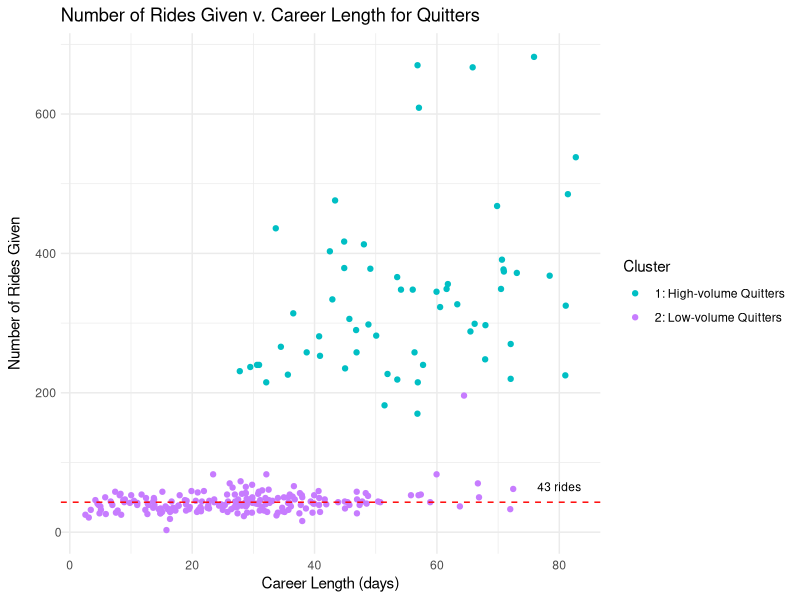
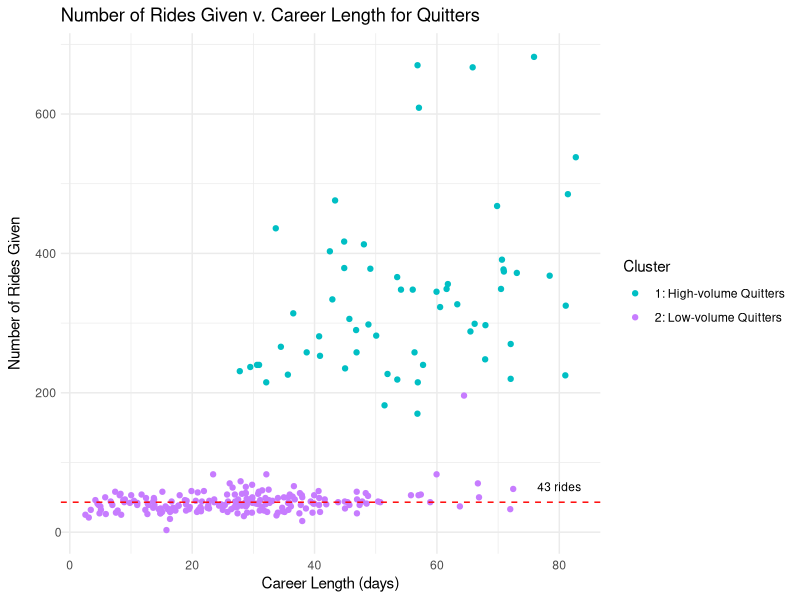

Here is the R script that generated these plots, in order:
## ---- chunk 1
require(tidyverse)
## ---- chunk 2
full <- read_csv("data/full.csv", col_types = cols(timestamp = col_datetime(format = "%Y-%m-%d%.%H:%M:%S%.")))
full

driver_attributes <- read_csv("data/driver_attributes_complete.csv")
driver_attributes
## ---- chunk 3
quitter_attributes <- driver_attributes %>% 
  filter(quit_within_90_days == T) %>% 
  select(-quit_within_90_days) %>% 
  mutate(lifetime_earnings = number_of_rides_given * average_earnings_per_ride)
  
quitter_attributes
## ---- chunk 4
average_quitter_earnings <- quitter_attributes %>% 
  summarise(`Average Lifetime Value of Quitters (USD)` = round(mean(lifetime_earnings),2))
average_quitter_earnings
## ---- chunk 5
quitter_attributes %>%
  summarise(
    `Average Earnings per Ride (USD)` = round(mean(average_earnings_per_ride), 2),
    
    `Average Ride Distance (miles)` = round(mean(average_ride_distance) * 0.000621371, 2),
    
    `Average Ride Duration (mins)` = round(mean(average_ride_duration) / 60 , 2),
    
    `Average Eagerness` = round(mean(scaled_average_eagerness), 2),
    
    `Average Responsiveness` = round(mean(scaled_average_response_time_ranking), 2),
    
    `Number of Rides Given` = round(mean(number_of_rides_given), 2),
    
    `Average Prime Time Weighted by Ride Duration` = round(mean(average_prime_time_weighted_by_ride_duration), 2),
    
    `Career Length (days)` = round(mean(career_length_in_days), 2)
  )
## ---- chunk 6
require(readr)
cluster_assignments <- read_csv("data/cluster_assignments.csv", 
    col_types = cols(cluster = col_factor(levels = c("1", 
        "2", "3", "4"))))
quitter_attributes <- left_join(quitter_attributes,cluster_assignments,by="driver_id")

quitter_attributes
## ---- chunk 7
quitter_attributes %>% 
  group_by(cluster) %>% 
  summarise(
    `Average Earnings per Ride (USD)` = round(mean(average_earnings_per_ride), 2),
    
    `Average Ride Distance (miles)` = round(mean(average_ride_distance) * 0.000621371, 2),
    
    `Average Ride Duration (mins)` = round(mean(average_ride_duration) / 60 , 2),
    
    `Average Eagerness` = round(mean(scaled_average_eagerness), 2),
    
    `Average Responsiveness` = round(mean(scaled_average_response_time_ranking), 2),
    
    `Number of Rides Given` = round(mean(number_of_rides_given), 2),
    
    `Average Prime Time Weighted by Ride Duration` = round(mean(average_prime_time_weighted_by_ride_duration), 2),
    
    `Career Length (days)` = round(mean(career_length_in_days), 2),
    
    `Size`= n(),
    
    `Number of Days Worked` = round(mean(number_of_days_worked),2),
    
    `Average Number of Rides Per Day Worked` = round(mean(rides_per_day_worked))
  )
## ---- chunk 8

quitter_attributes %>% 
  group_by(cluster) %>%
  ggplot(mapping = aes(x = career_length_in_days, y = number_of_rides_given, color = cluster)) +
  geom_point() +
  scale_color_manual(name="Cluster",
                         breaks=c("1", "2"),
                         labels=c("1: High-volume Quitters", "2: Low-volume Quitters"),
                     values = c("#00BFC4","#C77CFF")) +
  geom_hline(yintercept = 43, color="red",
             linetype="dashed") +
  annotate("text",x = 80, y = 65, label = "43 rides", size = 3) +
  

  labs(title = "Number of Rides Given v. Career Length for Quitters", x = "Career Length (days)", y = "Number of Rides Given") +
  theme_minimal() +
  theme(axis.text.y = element_text(hjust = 1.4))
ggsave(filename = "plots/num_rides_vs_quitter_career_length.png", dpi = 400, width = 7.5, height = 4)
